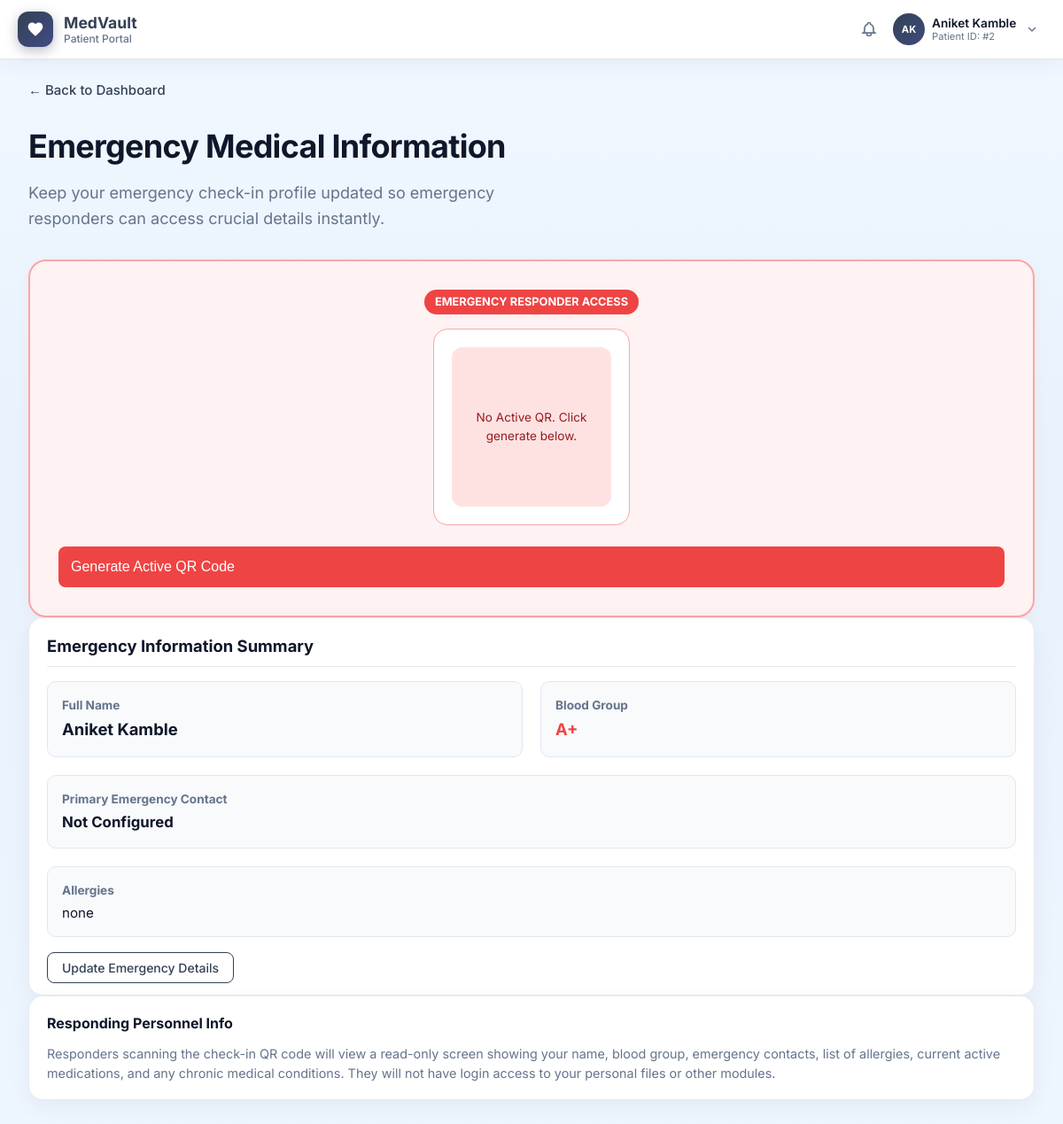
Page /emergency-info (signed in) on the committed database.
### tables this page shows
CREATE TABLE users (
                  id INTEGER PRIMARY KEY AUTOINCREMENT,
                  username TEXT NOT NULL,
                  password_hash TEXT NOT NULL,
                  full_name TEXT NOT NULL DEFAULT '',
                  blood_group TEXT NOT NULL DEFAULT '',
                  allergies TEXT NOT NULL DEFAULT '',
                  medications TEXT NOT NULL DEFAULT '',
                  conditions TEXT NOT NULL DEFAULT '',
                  onboarding_done INTEGER NOT NULL DEFAULT 0,
                  portal_role TEXT NOT NULL DEFAULT 'patient',
                  theme_accent TEXT NOT NULL DEFAULT '#3b82f6',
                  theme_mode TEXT NOT NULL DEFAULT 'light',
                  doctor_specialty TEXT NOT NULL DEFAULT '',
                  doctor_phone TEXT NOT NULL DEFAULT '',
                  doctor_clinic TEXT NOT NULL DEFAULT '',
                  doctor_bio TEXT NOT NULL DEFAULT '',
                  UNIQUE(username, portal_role)
                );

### app_pkg/routes/core.py (the view)
@core_bp.get("/emergency-info")
@login_required
def emergency_info():
    redir = _require_patient()
    if redir:
        return redir
    db = get_db()
    theme = _portal_theme(current_user.id, current_user.username)
    uid = current_user.id
    prof = db.execute("SELECT * FROM patient_profiles WHERE user_id = ?", (uid,)).fetchone()
    prof = dict(prof) if prof else {}
    user_row = db.execute("SELECT full_name, blood_group, allergies FROM users WHERE id = ?", (uid,)).fetchone()
    full_name = decrypt_text(user_row["full_name"]) if user_row else ""
    blood_group = decrypt_text(user_row["blood_group"]) if user_row else prof.get("blood_group", "")
    allergies = decrypt_text(user_row["allergies"]) if user_row else prof.get("allergies", "")
    emergency_contact_name = prof.get("emergency_contact_name", "")
    emergency_contact_number = prof.get("emergency_contact_number", "")
    token_row = db.execute(
        "SELECT token, expiry_time FROM emergency_tokens WHERE user_id = ? ORDER BY expiry_time DESC LIMIT 1",
        (uid,)
    ).fetchone()
    token = None
    expiry_time = None
    if token_row:
        if token_row["expiry_time"] > int(time.time()):
            token = token_row["token"]
            expiry_time = datetime.fromtimestamp(token_row["expiry_time"], tz=timezone.utc).isoformat()
    return render_template(
        "emergency_info.html",
        theme=theme,
        full_name=full_name,
        blood_group=blood_group,
        allergies=allergies,
        emergency_contact_name=emergency_contact_name,
        emergency_contact_number=emergency_contact_number,
        token=token,
        expires_at=expiry_time
    )

### app_pkg/db.py (called while the page is built)
def get_db():
    if "db" not in g:
        if DATABASE_URL:
            import psycopg2
            pg_conn = psycopg2.connect(DATABASE_URL)
            g.db = PgConnection(pg_conn)
        else:
            conn = sqlite3.connect(current_app.config["DATABASE"])
            conn.row_factory = sqlite3.Row
            g.db = conn
    return g.db

### app_pkg/routes/auth.py (called while the page is built)
@login_manager.user_loader
def load_user(user_id: str):
    db = get_db()
    row = db.execute("SELECT id, username, portal_role FROM users WHERE id = ?", (user_id,)).fetchone()
    if not row:
        return None
    return User(row["id"], row["username"], row["portal_role"])

### app_pkg/routes/core.py (called while the page is built)
def _portal_role(user_id: int) -> str:
    db = get_db()
    row = db.execute("SELECT portal_role FROM users WHERE id = ?", (user_id,)).fetchone()
    if not row or not row["portal_role"]:
        return "patient"
    return str(row["portal_role"]).strip().lower() or "patient"

def _normalize_accent(raw: str) -> str:
    raw = (raw or "").strip()
    if re.fullmatch(r"#[0-9A-Fa-f]{6}", raw):
        return raw
    return "#3b82f6"

def _hex_to_rgb_css(hex_color: str) -> str:
    h = hex_color.lstrip("#")
    if len(h) != 6:
        return "59, 130, 246"
    try:
        r, g, b = int(h[0:2], 16), int(h[2:4], 16), int(h[4:6], 16)
        return f"{r}, {g}, {b}"
    except ValueError:
        return "59, 130, 246"

@core_bp.before_app_request
def check_onboarding():
    if current_user and current_user.is_authenticated:
        if request.path == "/logout" or request.endpoint in ("core.onboarding", "core.complete_onboarding", "auth.logout", "static") or (request.endpoint and request.endpoint.startswith("static")):
            return
        db = get_db()
        row = db.execute("SELECT onboarding_done, portal_role FROM users WHERE id = ?", (int(current_user.id),)).fetchone()
        if row and not row["onboarding_done"]:
            return redirect(url_for("core.onboarding"))

def _require_patient():
    if _portal_role(current_user.id) != "patient":
        flash("That area is for patients only.")
        return redirect(url_for("core.index"))
    return None

### app_pkg/services/security.py (called while the page is built, shortened)
def _get_cipher() -> Fernet:
    key_from_env = os.environ.get("FERNET_KEY")
    if key_from_env:
        return Fernet(key_from_env.encode("utf-8"))

### templates/emergency_info.html (shortened to what this page needs)
{% extends "base_patient.html" %}
{% block content %}
  <div class="pd-wrap">
    <a href="{{ url_for('core.dashboard') }}" class="pd-back-link">← Back to Dashboard</a>
    <h1 class="pd-page-title">Emergency Medical Information</h1>
    <p class="pd-page-lead">Keep your emergency check-in profile updated so emergency responders can access crucial details instantly.</p>
    <div class="pd-main-grid" style="grid-template-columns: 350px 1fr;">
      <div class="pd-split-side">
        <div class="emergency-qr-container">
          <div style="background: #ef4444; color: white; font-size: 0.8rem; font-weight: 700; padding: 0.25rem 0.75rem; border-radius: 20px; text-transform: uppercase; margin-bottom: 1rem;">
            Emergency Responder Access
          </div>
          <div class="emergency-qr-svg" id="emergency-qr-box">
            {% if token %}
              <img src="{{ url_for('emergency.qr_image', token=token) }}" alt="Emergency QR Code" style="width: 180px; height: 180px;" />
            {% else %}
              <div style="width: 180px; height: 180px; display: flex; align-items: center; justify-content: center; background: #fee2e2; border-radius: 12px; font-size: 0.85rem; color: #991b1b;">
                No Active QR. Click generate below.
              </div>
            {% endif %}
          </div>
          <button class="pd-btn-primary pd-btn-full" id="btn-generate-info-qr" style="background: #ef4444;">
            Generate Active QR Code
          </button>
        </div>
      </div>
      <div class="pd-split-main">
        <div class="pd-panel">
          <h2 class="dr-side-title" style="font-size: 1.15rem; border-bottom: 1px solid #e5e7eb; padding-bottom: 0.5rem; margin-bottom: 1rem;">Emergency Information Summary</h2>
          <div style="display: grid; grid-template-columns: 1fr 1fr; gap: 1.25rem;">
            <div style="padding: 1rem; background: #f8fafc; border-radius: 10px; border: 1px solid #e2e8f0;">
              <strong style="font-size: 0.85rem; color: var(--text-muted); display: block; margin-bottom: 0.25rem;">Full Name</strong>
              <span style="font-size: 1.15rem; font-weight: 700; color: var(--text);">{{ full_name or 'Not Provided' }}</span>
            </div>
            <div style="padding: 1rem; background: #f8fafc; border-radius: 10px; border: 1px solid #e2e8f0;">
              <strong style="font-size: 0.85rem; color: var(--text-muted); display: block; margin-bottom: 0.25rem;">Blood Group</strong>
              <span style="font-size: 1.15rem; font-weight: 700; color: #ef4444;">{{ blood_group or 'Not Provided' }}</span>
            </div>
            <div style="padding: 1rem; background: #f8fafc; border-radius: 10px; border: 1px solid #e2e8f0; grid-column: span 2;">
              <strong style="font-size: 0.85rem; color: var(--text-muted); display: block; margin-bottom: 0.25rem;">Primary Emergency Contact</strong>
              <span style="font-size: 1.05rem; font-weight: 700; color: var(--text);">
                {{ emergency_contact_name or 'Not Configured' }}
              </span>
            </div>
            <div style="padding: 1rem; background: #f8fafc; border-radius: 10px; border: 1px solid #e2e8f0; grid-column: span 2;">
              <strong style="font-size: 0.85rem; color: var(--text-muted); display: block; margin-bottom: 0.25rem;">Allergies</strong>
              <div style="font-size: 0.95rem; color: var(--text); line-height: 1.4; margin-top: 0.25rem;">
                {{ allergies or 'No known severe allergies' }}
              </div>
            </div>
          </div>
          <div style="margin-top: 1.5rem;">
            <a href="{{ url_for('core.dashboard') }}#pd-profile" class="pd-btn-outline" style="text-decoration: none;">
              Update Emergency Details
            </a>
          </div>
        </div>
        <div class="pd-panel">
          <h3 class="dr-side-title" style="margin-bottom: 0.75rem;">Responding Personnel Info</h3>
          <p style="font-size: 0.9rem; line-height: 1.5; color: var(--text-muted); margin: 0;">
            Responders scanning the check-in QR code will view a read-only screen showing your name, blood group, emergency contacts, list of allergies, current active medications, and any chronic medical conditions. They will not have login access to your personal files or other modules.
          </p>
        </div>
      </div>
    </div>
  </div>
{% endblock %}

### templates/base_patient.html (shortened to what this page needs)
<!doctype html>
<html lang="en">
  <head>
    <link rel="stylesheet" href="{{ url_for('static', filename='doctor.css') }}?v=2.0.3" />
    <link rel="stylesheet" href="{{ url_for('static', filename='patient_dashboard.css') }}?v=2.0.3" />
  </head>
  <body
    class="dr-portal"
    data-portal="patient"
    data-theme="{{ theme.mode }}"
    style="--accent: {{ theme.accent }}; --accent-rgb: {{ theme.accent_rgb }};"
  >
    <header class="dr-topbar">
      <div class="dr-topbar-inner">
        <a href="{{ url_for('core.dashboard') }}" class="dr-brand">
          <span class="dr-brand-logo" aria-hidden="true">
            <svg viewBox="0 0 24 24" width="20" height="20" fill="currentColor">
              <path d="M12 21.35l-1.45-1.32C5.4 15.36 2 12.28 2 8.5 2 5.42 4.42 3 7.5 3c1.74 0 3.41.81 4.5 2.09C13.09 3.81 14.76 3 16.5 3 19.58 3 22 5.42 22 8.5c0 3.78-3.4 6.86-8.55 11.54L12 21.35z" />
            </svg>
          </span>
          <span class="dr-brand-text">
            <span class="dr-brand-name">MedVault</span>
            <span class="dr-brand-sub">{{ theme.portal_label }}</span>
          </span>
        </a>
        <div class="dr-topbar-actions">
          <a href="{{ url_for('core.notifications_page') }}" class="dr-p-bell" title="Updates" aria-label="View updates">
            <svg width="20" height="20" viewBox="0 0 24 24" fill="none" stroke="currentColor" stroke-width="2">
              <path d="M15 17h5l-1.405-1.405A2.032 2.032 0 0118 14.158V11a6.002 6.002 0 00-4-5.659V5a2 2 0 10-4 0v.341C7.67 6.165 6 8.388 6 11v3.159c0 .538-.214 1.055-.595 1.436L4 17h5m6 0v1a3 3 0 11-6 0v-1m6 0H9" />
            </svg>
          </a>
          <div class="dr-profile-wrap">
            <button
              type="button"
              class="dr-profile-trigger"
              id="dr-profile-btn"
              aria-expanded="false"
              aria-haspopup="true"
              aria-label="Open account menu"
            >
              {% if theme.profile_photo %}
                <img src="{{ theme.profile_photo }}" alt="User Profile" class="dr-avatar" style="object-fit: cover; border: 1.5px solid var(--accent);" />
              {% else %}
                <span class="dr-avatar">{{ theme.initials }}</span>
              {% endif %}
              <span class="dr-user-meta">
                <span class="dr-user-name">{{ theme.display_name }}</span>
                <span class="dr-user-role">
                  {% if theme.patient_id_str %}Patient ID: {{ theme.patient_id_str }}{% else %}{{ theme.specialty }}{% endif %}
                </span>
              </span>
              <svg class="dr-profile-caret" width="16" height="16" viewBox="0 0 24 24" fill="none" stroke="currentColor" stroke-width="2" aria-hidden="true">
                <path d="M6 9l6 6 6-6" />
              </svg>
            </button>
          </div>
        </div>
      </div>
    </header>
    <main class="dr-main">
      {% block content %}{% endblock %}
    </main>
  </body>
</html>

### static/doctor.css (style rules this page uses)
.dr-portal { --accent: #3b82f6; --accent-rgb: 59, 130, 246; --bg: #f8fafc; --bg-gradient: linear-gradient(180deg, #f0f9ff 0%, #f8fafc 35%, #f1f5f9 100%); --surface: #ffffff; --text: #0f172a; --text-muted: #64748b; --border: #e2e8f0; --shadow: 0 4px 24px rgba(15, 23, 42, 0.06); --shadow-hover: 0 12px 40px rgba(15, 23, 42, 0.1); font-family: "Inter", system-ui, sans-serif; font-size: 15px; line-height: 1.5; color: var(--text); background: var(--bg-gradient); min-height: 100vh; margin: 0; }
.dr-topbar { position: sticky; top: 0; z-index: 50; background: color-mix(in srgb, var(--surface) 92%, transparent); backdrop-filter: blur(12px); border-bottom: 1px solid var(--border); box-shadow: var(--shadow); }
.dr-topbar-inner { max-width: 1200px; margin: 0 auto; padding: 0.75rem 1.25rem; display: flex; align-items: center; justify-content: space-between; gap: 1rem; flex-wrap: wrap; }
.dr-brand { display: flex; align-items: center; gap: 0.75rem; text-decoration: none; color: inherit; }
.dr-brand-logo { width: 2.5rem; height: 2.5rem; border-radius: 0.75rem; background: linear-gradient(135deg, var(--accent), color-mix(in srgb, var(--accent) 70%, #6366f1)); color: #fff; display: grid; place-items: center; box-shadow: 0 4px 14px rgba(var(--accent-rgb), 0.35); }
.dr-brand-text { display: flex; flex-direction: column; line-height: 1.2; }
.dr-brand-name { font-weight: 700; font-size: 1.1rem; color: var(--accent); }
.dr-brand-sub { font-size: 0.75rem; color: var(--text-muted); font-weight: 500; }
.dr-topbar-actions { display: flex; align-items: center; gap: 0.5rem; }
.dr-user-block, .dr-profile-trigger { display: flex; align-items: center; gap: 0.5rem; padding-left: 0.25rem; }
.dr-profile-wrap { position: relative; }
.dr-profile-trigger { border: none; background: transparent; cursor: pointer; color: inherit; font: inherit; text-align: left; border-radius: 0.75rem; padding: 0.2rem 0.45rem 0.2rem 0.2rem; max-width: min(14rem, 42vw); transition: background 0.15s; }
.dr-profile-caret { flex-shrink: 0; color: var(--text-muted); margin-left: 0.1rem; }
.dr-avatar { width: 2.25rem; height: 2.25rem; border-radius: 50%; background: linear-gradient(135deg, var(--accent), color-mix(in srgb, var(--accent) 75%, #6366f1)); color: #fff; font-size: 0.7rem; font-weight: 700; display: grid; place-items: center; }
.dr-user-meta { display: flex; flex-direction: column; line-height: 1.2; }
.dr-user-name { font-weight: 600; font-size: 0.85rem; }
.dr-user-role { font-size: 0.7rem; color: var(--text-muted); }
.dr-main { max-width: 1200px; margin: 0 auto; padding: 1.5rem 1.25rem 3rem; }
.dr-side-title { margin: 0 0 1rem; font-size: 1rem; font-weight: 700; }
.dr-portal[data-portal="patient"][data-theme="light"] { --bg: #ffffff; --bg-gradient: linear-gradient(180deg, #ffffff 0%, #fafafa 55%, #f4f4f5 100%); --surface: #ffffff; --border: #e5e7eb; }
.dr-portal[data-portal="patient"][data-theme="light"] .dr-topbar { background: rgba(255, 255, 255, 0.94); }

### templates/base_patient.html (style rules this page uses)
.dr-p-bell { position: relative; }

### rows in the picture
users: display_name "Aniket Kamble", full_name "Aniket Kamble", blood_group "A+", allergies "none"

### other values in the picture
{{ theme.portal_label }} "Patient Portal"
{{ theme.initials }} "AK"
{{ theme.patient_id_str }} "#2"
{{ emergency_contact_name or 'Not Configured' }} "Not Configured"
